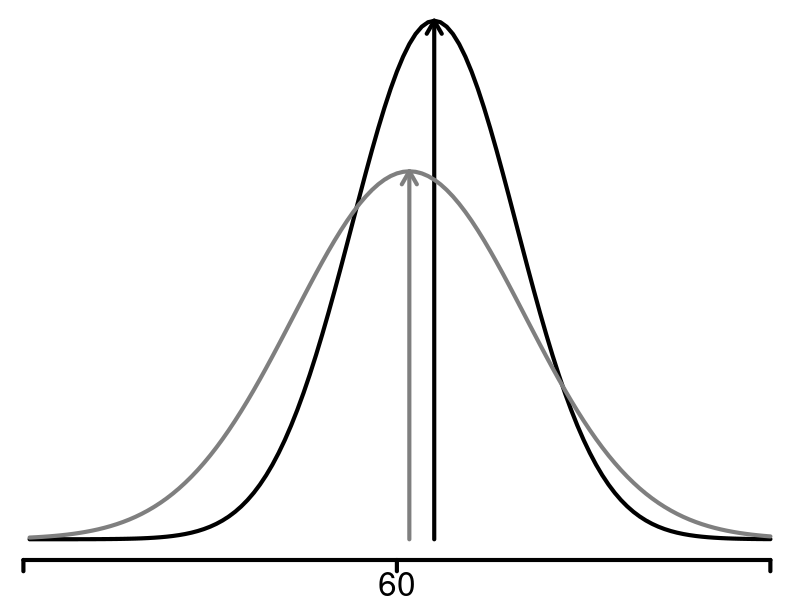

The R source for this figure:
r1 = dnorm(1:120, 1*66, 0.2*66)
r2 = dnorm(1:120, 1*62, 0.3*62)

pdf('predicted_Rdist.pdf',
    width = 6, height = 2.5)
par(mgp = c(2,1,0),
    mar = c(2,0,0,0))
plot(r1, xlab = '', ylab = '', 
     axes = F, type = 'l',
     lwd = 4)
arrows(x0 = 66, x1 = 66, length = 0.15,
       y0 = 0, y1 = max(r1), 
       lwd = 4)
lines(r2, xlab = '', ylab = '', 
      type = 'l', lwd = 4, col = 'grey50')

arrows(x0 = 62, x1 = 62,
       y0 = 0, y1 = max(r2), 
       lwd = 4, length = 0.15, 
       col = 'grey50')
axis(1, at = c(0, 60, 120), 
     lwd = 4, cex.axis = 2,
     tck = -0.02, labels = c('', 60, ''))

dev.off()

